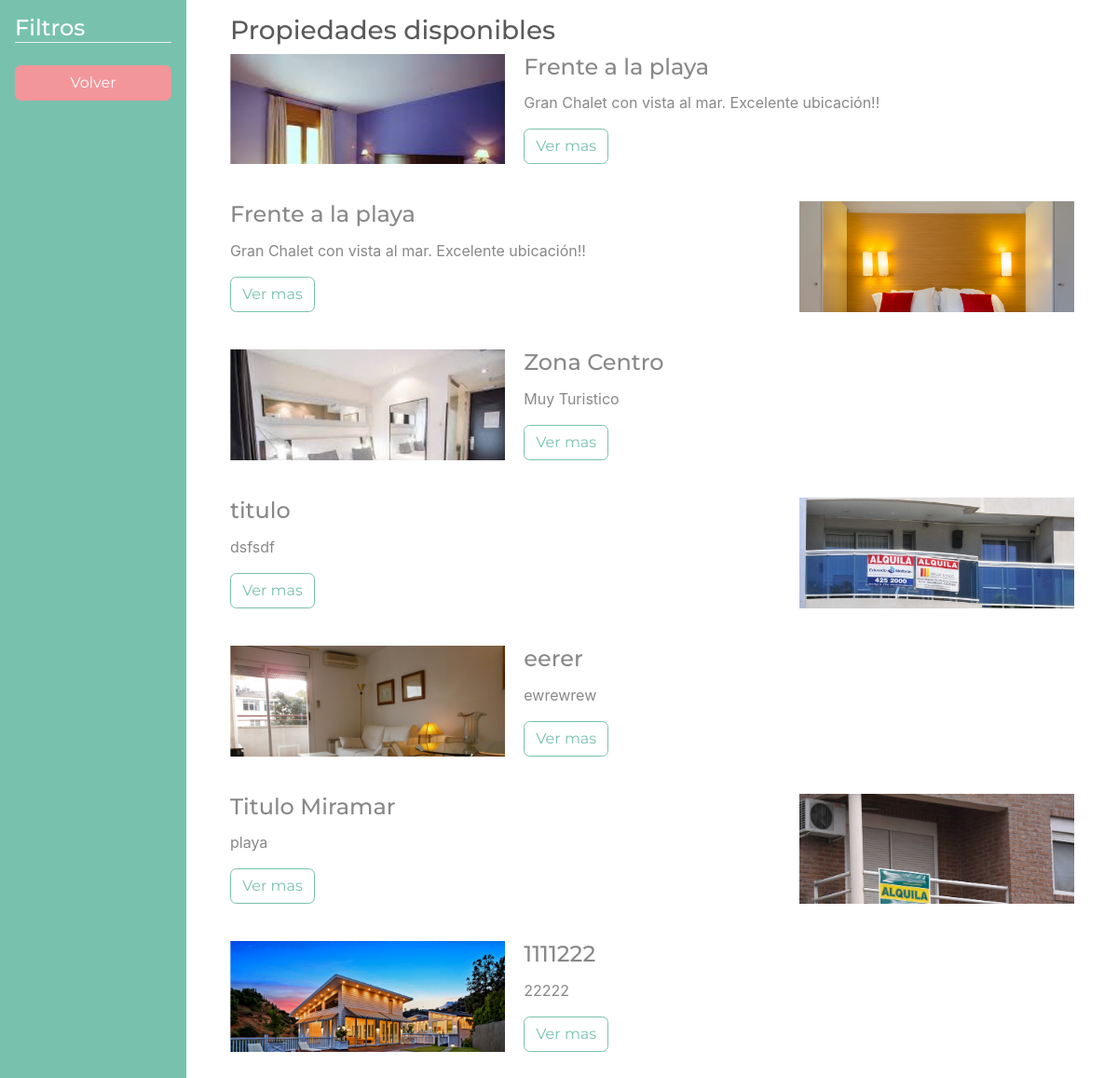
The app's page /propiedades/, older data.
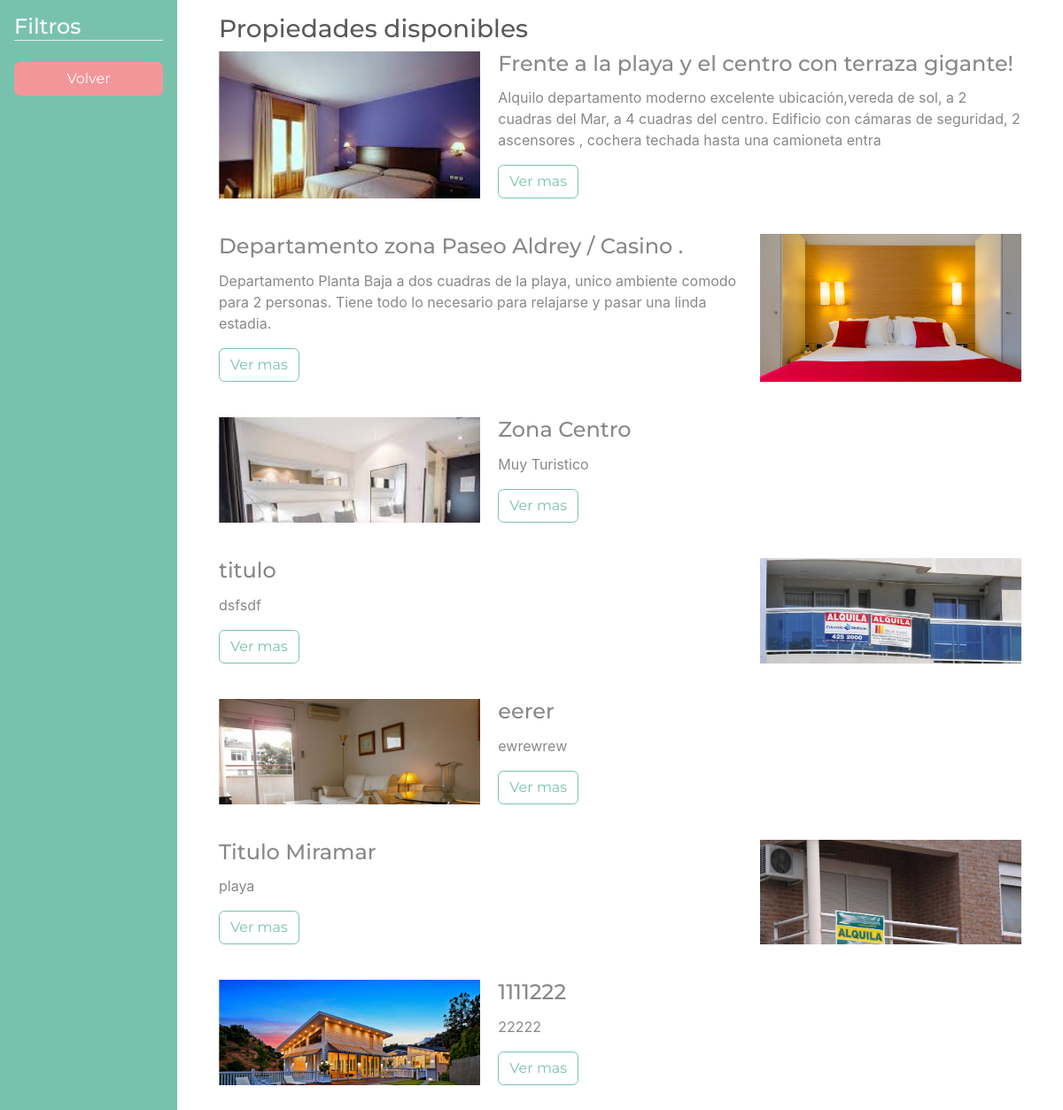
The same page, newer data.
### reservas/models.py (models this page shows, shortened)
class Propiedad (models.Model):
    ciudad = models.ForeignKey(Ciudad, on_delete=models.CASCADE)
    imagen = models.ImageField(upload_to='images', default = 'images/bg.jpg')
    titulo = models.CharField(max_length=100)
    descripcion = models.CharField(max_length=200)
    precio_diario = models.FloatField(null=False, default=0.00)
    max_pax = models.IntegerField(null=False)
    dueño = models.ForeignKey(User, null=False, blank=False, on_delete=models.DO_NOTHING)
    class Meta :
        verbose_name_plural = "Propiedades"

### reservas/views.py (the view)
# urls.py: path('propiedades/', views.propiedades, name='propiedades'),
def propiedades(request):
    lista_propiedades = Propiedad.objects.all()
    context = { 'lista_propiedades': lista_propiedades, }
    return render(request, 'reservas/propiedades.html', context)

### reservas/templates/reservas/propiedades.html (shortened to what this page needs)
{% extends "head.html" %}
{% block content %}
<div class="container-fluid">
    <div class="row">
        <div class="col-2 sidebar bg-primary">
            <h4 class="text-white border-bottom">Filtros</h4>
            <a href="{% url 'index' %}"> <button type="button" class="btn btn-block btn-secondary">Volver</button></a>
        </div>
        <div class="col-10 main-content">
            <div class="properties-wrapper">
                <h3>Propiedades disponibles</h3>
                <div class="card-group vgr-cards">
                    {% if lista_propiedades|length >= 1 %}
                    {% for propiedad in lista_propiedades %}
                    <div class="card">
                        <div class="card-img-body">
                            <img class="card-img" src="{{ propiedad.imagen.url }}" alt="{{ propiedad.titulo }}">
                        </div>
                        <div class="card-body">
                            <h4 class="card-title">{{ propiedad.titulo }}</h4>
                            <p class="card-text">{{ propiedad.descripcion }}</p>
                            <a href="{% url 'propiedad' propiedad.id %}" class="btn btn-outline-primary">Ver mas</a>
                        </div>
                    </div>
                    {% endfor %}
                    {% else %}
                    <div class="alert alert-danger" role="alert">
                        No properties for this date range
                    </div>
                    {% endif %}
                </div>
            </div>
        </div>
    </div>
</div>
{% endblock %}

### reservas/templates/head.html (shortened to what this page needs)
<!doctype html>
<html lang="es">
<head>
    {% load static %}
    <link rel="stylesheet" href="{% static 'reservas/css/bootstrap.min.css' %}">
    <link href="{% static 'reservas/css/fontawesome/all.min.css' %}" rel="stylesheet">
    <link href="{% static 'reservas/css/bootstrap-datepicker/bootstrap-datepicker.min.css' %}" rel="stylesheet">
    <link href="{% static 'reservas/css/alertify/alertify.min.css' %}" rel="stylesheet">
    <link href="{% static 'reservas/css/alertify/themes/bootstrap.min.css' %}" rel="stylesheet">
    <link rel="stylesheet" href="{% static 'reservas/css/custom.css' %}">
</head>
<body>
    <main id="content">
        {% block content %}{% endblock %}
    </main>
</body>
</html>

### reservas/static/reservas/css/custom.css (style rules this page uses)
html, body { overflow-y: hidden; height: 100%; }
.main-content { overflow-y: scroll; height: 100vh; }
.sidebar { padding: 1em; }
.properties-wrapper { padding: 1em 2em; }
.vgr-cards *.card { border: none; }
.vgr-cards *.card-img { border-radius: 0; }
.vgr-cards .card { display: flex; flex-flow: wrap; flex: 100%; margin-bottom: 40px; }
.vgr-cards .card:nth-child(even) .card-img-body { order: 2; }
.vgr-cards .card:nth-child(even) .card-body { padding-left: 0; padding-right: 1.25rem; }
.vgr-cards .card-img-body { flex: 1; overflow: hidden; position: relative; }
.vgr-cards .card-img { width: 100%; height: auto; position: absolute; margin-left: 50%; transform: translateX(-50%); }
.vgr-cards .card-body { flex: 2; padding: 0 0 0 1.25rem; }

Row changes from the older to the newer data that the page shows:
changed Propiedad: titulo "Frente a la playa" → "Frente a la playa y el centro con terraza gigante!"; descripcion "Gran Chalet con vista al mar. Excelente ubicación!!" → "Alquilo departamento moderno excelente ubicación,vereda de sol, a 2 cuadras del Mar, a 4 cuadras del centro. Edificio con cámaras de seguridad, 2 ascensores , cochera techada hasta una camioneta entra"
changed Propiedad: titulo "Frente a la playa" → "Departamento zona Paseo Aldrey / Casino ."; descripcion "Gran Chalet con vista al mar. Excelente ubicación!!" → "Departamento Planta Baja a dos cuadras de la playa, unico ambiente comodo para 2 personas. Tiene todo lo necesario para relajarse y pasar una linda estadia."
